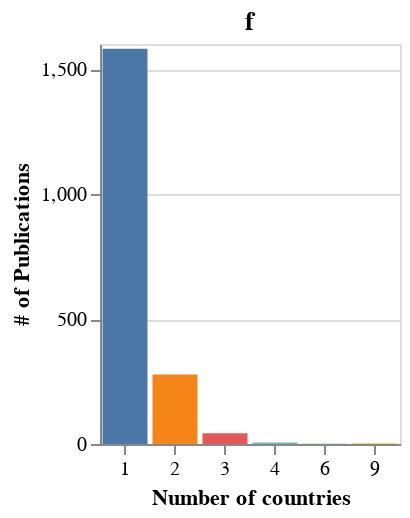

Notebook code for this chart:
### Code cell
country_num_dist_chart = alt.Chart(num_country_df).mark_bar().encode(
    x = alt.X(
        'num_country:N',
        title = 'Number of countries',
        axis = alt.Axis(labelAngle = 0)
    ),
    y = alt.Y(
        'freq',
        title = '# of Publications'
    ),
    color = alt.Color(
        'num_country:N',
        legend = None,
    )
).properties(
    title = 'f',
    height=200,
    width=150
)

country_num_dist_chart

### Figure 1 — Vega-Lite specification as saved in the notebook (floating-point values rounded to 4 significant figures)
{"config": {"view": {"continuousWidth": 400, "continuousHeight": 300}}, "data": {"name": "data-17046a76ca2c3eeee067a1a91d7291b5"}, "mark": "bar", "encoding": {"color": {"field": "num_country", "legend": null, "type": "nominal"}, "x": {"axis": {"labelAngle": 0}, "field": "num_country", "title": "Number of countries", "type": "nominal"}, "y": {"field": "freq", "title": "# of Publications", "type": "quantitative"}}, "height": 200, "title": "f", "width": 150, "$schema": "https://vega.github.io/schema/vega-lite/v4.17.0.json", "datasets": {"data-17046a76ca2c3eeee067a1a91d7291b5": [{"num_country": 1, "freq": 1581, "prop": 0.827}, {"num_country": 2, "freq": 278, "prop": 0.145}, {"num_country": 3, "freq": 43, "prop": 0.022}, {"num_country": 4, "freq": 6, "prop": 0.003}, {"num_country": 9, "freq": 3, "prop": 0.002}, {"num_country": 6, "freq": 1, "prop": 0.001}]}}
